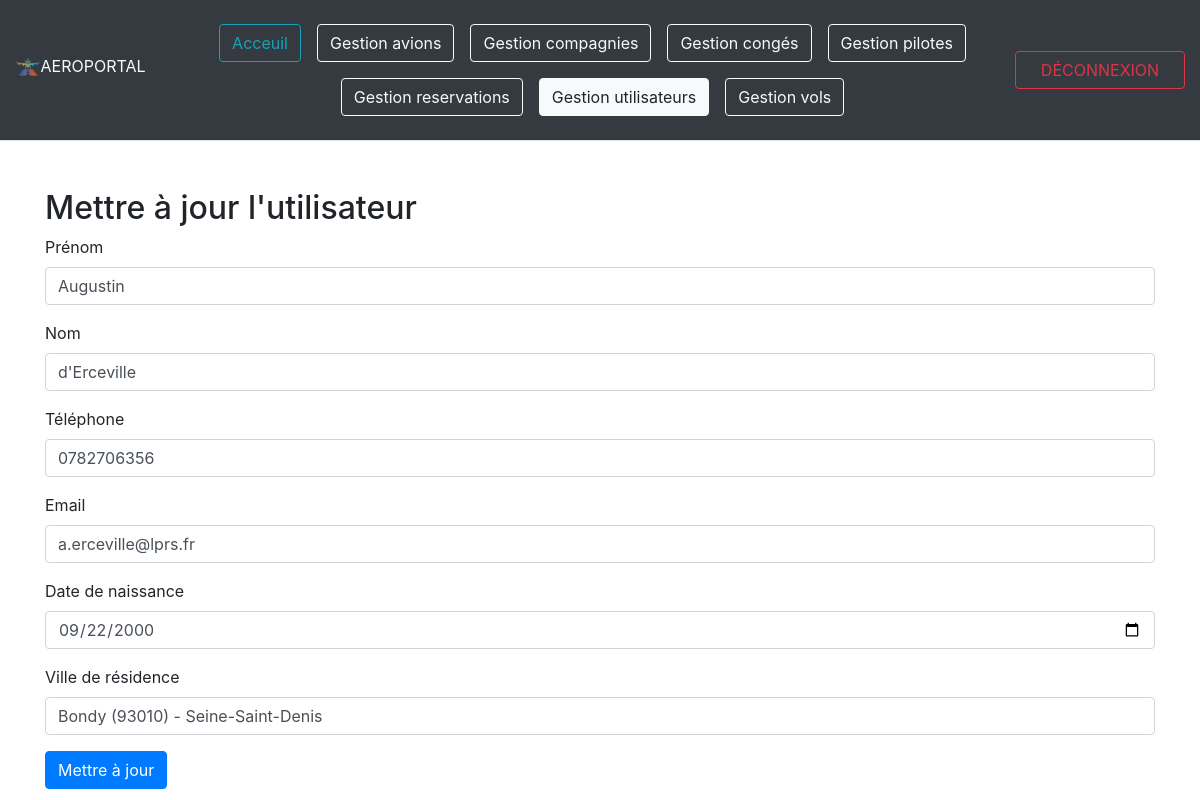
The app's page /views/Utilisateurs/UtilisateursUpdate.php?id=1 (signed in) with its own data.
### tables this page shows
CREATE TABLE IF NOT EXISTS `utilisateurs` (
                                              `id_utilisateur` int NOT NULL AUTO_INCREMENT COMMENT 'Identifiant unique de l''utilisateur',
                                              `prenom` varchar(50) NOT NULL COMMENT 'Prénom de l''utilisateur',
                                              `nom` varchar(50) NOT NULL COMMENT 'Nom de l''utilisateur',
                                              `telephone` varchar(13) NOT NULL COMMENT 'Numéro de téléphone de l''utilisateur',
                                              `email` varchar(100) NOT NULL COMMENT 'Email de l''utilisateur',
                                              `mot_de_passe` varchar(255) NOT NULL COMMENT 'Mot de passe (haché pour la sécurité)',
                                              `date_naissance` date NOT NULL COMMENT 'Date de naissance de l''utilisateur',
                                              `ville_residence` varchar(50) NOT NULL COMMENT 'Ville de résidence de l''utilisateur',
                                              `inscription` datetime NOT NULL DEFAULT CURRENT_TIMESTAMP COMMENT 'Date d''inscription de l''utilisateur',
                                              PRIMARY KEY (`id_utilisateur`),
                                              UNIQUE KEY `email` (`email`)
);

### source/repository/UtilisateursRepository.php (called while the page is built, shortened)
<?php
class UtilisateursRepository
{
     private \PDO $bdd;
     public function __construct(\PDO $bdd)
     {
          $this->bdd = $bdd;
          $this->bdd->setAttribute(\PDO::ATTR_ERRMODE, \PDO::ERRMODE_EXCEPTION);
     }
     public function getUserById(int $id): ?\UtilisateursModel
     {
          try {
               $query = $this->bdd->prepare("SELECT * FROM utilisateurs WHERE id_utilisateur = :id_utilisateur");
               $query->execute(['id_utilisateur' => $id]);
               $data = $query->fetch(\PDO::FETCH_ASSOC);
               return $data ? new \UtilisateursModel($data) : null;
          } catch (\PDOException $e) {
               return null;
          }
     }
}

### source/model/UtilisateursModel.php (called while the page is built, shortened)
<?php
class UtilisateursModel
{
     private ?string $prenom = null;
     private ?string $nom = null;
     private ?string $telephone = null;
     private ?string $email = null;
     private ?string $date_naissance = null;
     private ?string $ville_residence = null;
     public function hydrate($data) {
          if (isset($data['prenom'])) {
               $this->prenom = $data['prenom'];
          }
          if (isset($data['nom'])) {
               $this->nom = $data['nom'];
          }
          if (isset($data['telephone'])) {
               $this->telephone = $data['telephone'];
          }
          if (isset($data['email'])) {
               $this->email = $data['email'];
          }
          if (isset($data['date_naissance'])) {
               $this->date_naissance = $data['date_naissance'];
          }
          if (isset($data['ville_residence'])) {
               $this->ville_residence = $data['ville_residence'];
          }
     }
     public function getPrenom()
     {
          return $this->prenom;
     }
     public function getNom()
     {
          return $this->nom;
     }
     public function getTelephone()
     {
          return $this->telephone;
     }
     public function getEmail()
     {
          return $this->email;
     }
     public function getDateNaissance()
     {
          return $this->date_naissance;
     }
     public function getVilleResidence()
     {
          return $this->ville_residence;
     }
}

### views/Utilisateurs/UtilisateursUpdate.php (the view, shortened to what this page needs)
<?php
require_once __DIR__ . '/../../source/repository/UtilisateursRepository.php';
require_once __DIR__ . '/../../source/model/UtilisateursModel.php';
$id = $_GET['id'] ?? null;
$config = new Config();
$bdd = $config->connexion();
$utilisateurRepo = new repository\UtilisateursRepository($bdd);
$user = $utilisateurRepo->getUserById($id);
?>
<!DOCTYPE html>
<html lang="fr">
<head>
    <link href="https://stackpath.bootstrapcdn.com/bootstrap/4.5.2/css/bootstrap.min.css" rel="stylesheet">
</head>
<body>
<header class="d-flex flex-wrap align-items-center justify-content-center justify-content-md-between py-3 mb-4 border-bottom bg-dark">
    <div class="col-2 ms-3 mb-2 mb-md-0 text-light">
        <a href="../Acceuil.php" class="d-inline-flex link-body-emphasis text-decoration-none">
            <img src="../../documentation/img/Logo.png" style="max-width: 15%; height: auto;">
            <div class="fs-4 text-light">AEROPORTAL</div>
        </a>
    </div>
    <ul class="nav col mb-2 justify-content-center mb-md-0">
        <li><a href="../Acceuil.php" class="nav-link px-2"><button type="button" class="btn btn-outline-info">Acceuil</button></a></li>
        <li><a href="../Avions/AvionsRead.php" class="nav-link px-2"><button type="button" class="btn btn-outline-light">Gestion avions</button></a></li>
        <li><a href="../Compagnies/CompagniesRead.php" class="nav-link px-2"><button type="button" class="btn btn-outline-light">Gestion compagnies</button></a></li>
        <li><a href="../Conges/CongesRead.php" class="nav-link px-2"><button type="button" class="btn btn-outline-light">Gestion congés</button></a></li>
        <li><a href="../Pilotes/PilotesRead.php" class="nav-link px-2"><button type="button" class="btn btn-outline-light">Gestion pilotes</button></a></li>
        <li><a href="../Reservations/ReservationsRead.php" class="nav-link px-2"><button type="button" class="btn btn-outline-light">Gestion reservations</button></a></li>
        <li><a href="../Utilisateurs/UtilisateursRead.php" class="nav-link px-2"><button type="button" class="btn btn-outline-light active">Gestion utilisateurs</button></a></li>
        <li><a href="../Vols/VolsRead.php" class="nav-link px-2"><button type="button" class="btn btn-outline-light">Gestion vols</button></a></li>
    </ul>
    <div class="col-2 btn-group md-3 me-3 text-end" role="group" aria-label="Boutons utilisateur">
        <?php if (isset($_SESSION['utilisateur'])): ?>
            <a href="../../source/treatment/deconnexion.php" class="btn btn-outline-danger">DÉCONNEXION</a>
        <?php else: ?>
            <a href="Connexion.php" class="btn btn-outline-success">CONNEXION</a>
            <a href="Inscription.php" class="btn btn-outline-primary">INSCRIPTION</a>
        <?php endif; ?>
    </div>
</header>
<div class="container">
    <h2 class="mt-5">Mettre à jour l'utilisateur</h2>
    <form method="POST">
        <div class="form-group">
            <label for="prenom">Prénom</label>
            <input type="text" class="form-control" id="prenom" name="prenom" value="<?php echo htmlspecialchars($user->getPrenom()); ?>" required>
        </div>
        <div class="form-group">
            <label for="nom">Nom</label>
            <input type="text" class="form-control" id="nom" name="nom" value="<?php echo htmlspecialchars($user->getNom()); ?>" required>
        </div>
        <div class="form-group">
            <label for="telephone">Téléphone</label>
            <input type="text" class="form-control" id="telephone" name="telephone" value="<?php echo htmlspecialchars($user->getTelephone()); ?>" required>
        </div>
        <div class="form-group">
            <label for="email">Email</label>
            <input type="email" class="form-control" id="email" name="email" value="<?php echo htmlspecialchars($user->getEmail()); ?>" required>
        </div>
        <div class="form-group">
            <label for="date_naissance">Date de naissance</label>
            <input type="date" class="form-control" id="date_naissance" name="date_naissance" value="<?php echo htmlspecialchars($user->getDateNaissance()); ?>" required>
        </div>
        <div class="form-group">
            <label for="ville_residence">Ville de résidence</label>
            <input type="text" class="form-control" id="ville_residence" name="ville_residence" value="<?php echo htmlspecialchars($user->getVilleResidence()); ?>" required>
        </div>
        <button type="submit" class="btn btn-primary">Mettre à jour</button>
    </form>
</div>
</body>
</html>

### records on screen
utilisateurs: prenom "Augustin", nom "d'Erceville", telephone "0782706356", email "a.erceville@lprs.fr", date_naissance "09/22/2000", ville_residence "Bondy (93010) - Seine-Saint-Denis"
